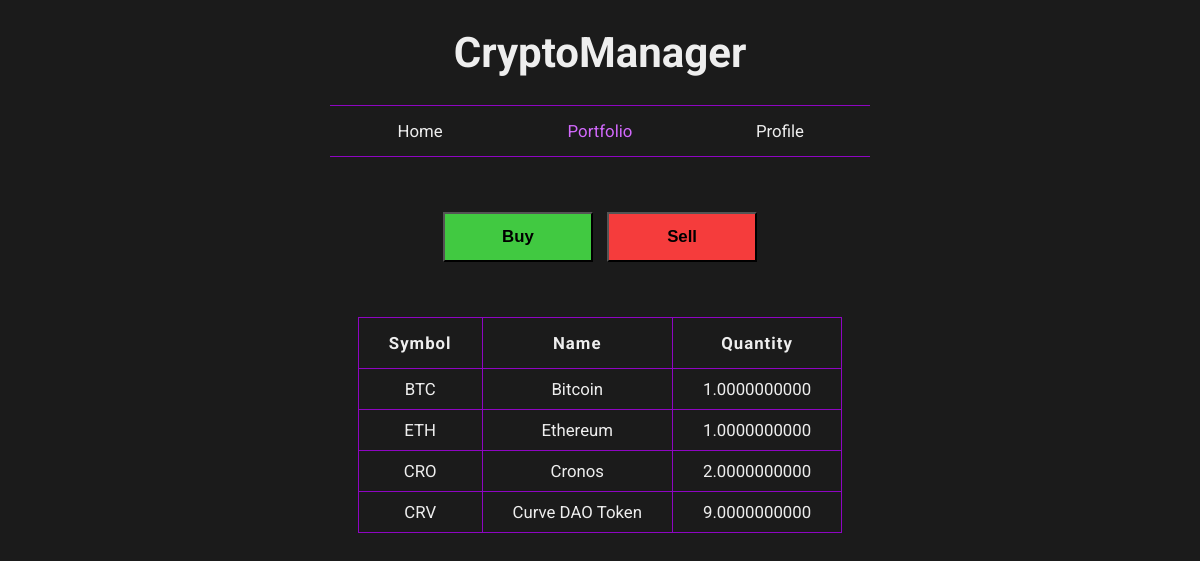
Screenshot of /private/portfolio.php (signed in) with the database file from the repository.
### tables this page shows
CREATE TABLE `assets` (
  `idAsset` int(11) NOT NULL,
  `user` int(11) NOT NULL,
  `symbol` char(5) NOT NULL,
  `assetName` char(30) NOT NULL,
  `quantity` decimal(20,10) NOT NULL
);

### private/portfolio.php (the view, shortened to what this page needs)
<!DOCTYPE html>
<html lang="en" dir="ltr">
  <head>
    <link rel="stylesheet" href="../css/general.css">
    <link rel="stylesheet" href="../css/portfolio.css">
  </head>
  <body>
    <header>
      <h1>CryptoManager</h1>
    </header>
    <nav>
      <table>
        <thead>
          <th><a href="../index.php">Home</a></th>
          <th><span class="current">Portfolio</span></th>
          <th><a href="profile.php">Profile</a></th>
        </thead>
      </table>
    </nav>
    <main>
      <?php
        if (isset($_SESSION["idUser"])) {
      ?>
      <section class="order">
        <button type="button" class="buy" onclick="window.open('../portfolio/buy.php', '_self')">Buy</button>
        <button type="button" class="sell" onclick="window.open('../portfolio/sell.php', '_self')">Sell</button>
      </section>
      <section class="asset">
        <div class="assetTable">
          <table>
            <thead>
              <th>Symbol</th>
              <th>Name</th>
              <th>Quantity</th>
            </thead>
            <tbody>
              <?php
                $con = mysqli_connect("127.0.0.1", "root", "", "PortfolioDB") or die(mysqli_connect_error());
                $q = "SELECT * FROM assets WHERE user = ".$_SESSION["idUser"];
                $res = mysqli_query($con, $q) or die("Query error");
                while ($row = mysqli_fetch_array($res)) {
                  echo "<tr><td>".$row["symbol"]."</td><td>".$row["assetName"]
                  ."</td><td>".$row["quantity"]."</td></tr>";
                }
              ?>
            </tbody>
          </table>
        </div>
      </section>
      <?php
        } else {
          echo "<div class='portDen'><p><a href='login.html'>Go to login page</a></p></div>";
        }
      ?>
    </main>
  </body>
</html>

### css/general.css (style rules this page uses)
:root { --bg: #1b1b1b; --text: #eeeeee; --primaryDark: #8e05c2; --primaryLight: #d269fc; --green: #41c941; --red: #f53c3c; }
body { margin: 0; background-color: var(--bg); text-align: center; color: var(--text); font-family: 'Roboto', sans-serif; font-size: 105%; }
a { color: var(--text); text-decoration: none; }
span.current { color: var(--primaryLight); }
h1 { font-size: 250%; }
nav table { margin: auto; border-top: 1px solid var(--primaryDark); border-bottom: 1px solid var(--primaryDark); border-collapse: collapse; }
nav th { width: 150px; padding: 15px; font-weight: normal; }
main { width: 80%; margin: 50px auto; }

### css/portfolio.css (style rules this page uses)
section.order { width: 325px; margin: auto; }
.order button { width: 150px; height: 50px; font-size: 100%; font-weight: bold; margin: 5px; }
button.buy { background-color: var(--green); }
button.sell { background-color: var(--red); }
section.asset { margin-top: 50px; }
.assetTable table { margin: auto; border: 1px solid var(--primaryDark); border-collapse: collapse; }
.assetTable th { border: 1px solid var(--primaryDark); padding: 15px 30px; letter-spacing: 1px; }
.assetTable td { border: 1px solid var(--primaryDark); padding: 10px 30px; }

### rows the page displays
assets: symbol "BTC", assetName "Bitcoin", quantity "1.0000000000"
assets: symbol "ETH", assetName "Ethereum", quantity "1.0000000000"
assets: symbol "CRO", assetName "Cronos", quantity "2.0000000000"
assets: symbol "CRV", assetName "Curve DAO Token", quantity "9.0000000000"
